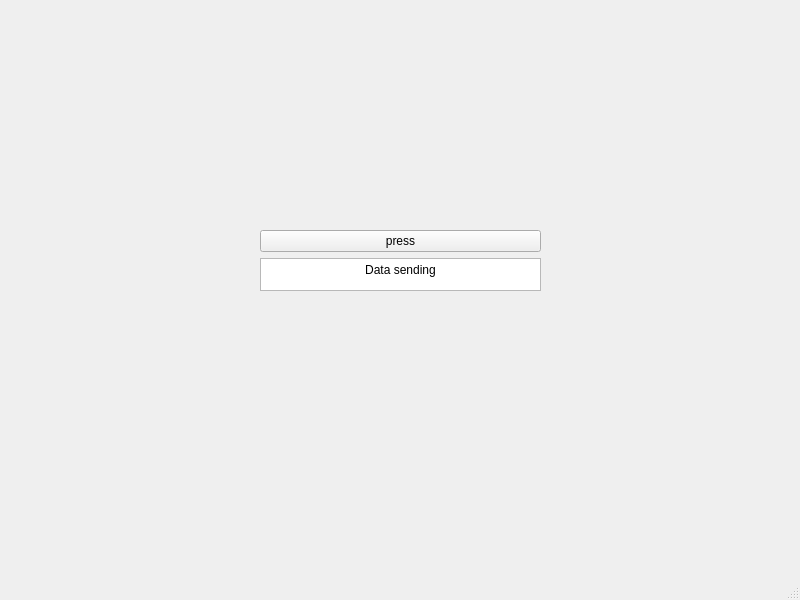
<?xml version="1.0" encoding="UTF-8"?>
<ui version="4.0">
 <class>MainWindow</class>
 <widget class="QMainWindow" name="MainWindow">
  <property name="geometry">
   <rect>
    <x>0</x>
    <y>0</y>
    <width>800</width>
    <height>600</height>
   </rect>
  </property>
  <property name="windowTitle">
   <string>MainWindow</string>
  </property>
  <widget class="QWidget" name="centralwidget">
   <widget class="QWidget" name="verticalLayoutWidget">
    <property name="geometry">
     <rect>
      <x>260</x>
      <y>230</y>
      <width>281</width>
      <height>61</height>
     </rect>
    </property>
    <layout class="QVBoxLayout" name="verticalLayout">
     <item>
      <widget class="QPushButton" name="pushButton">
       <property name="text">
        <string>press</string>
       </property>
      </widget>
     </item>
     <item>
      <widget class="QTextEdit" name="textEdit">
       <property name="html">
        <string>&lt;!DOCTYPE HTML PUBLIC &quot;-//W3C//DTD HTML 4.0//EN&quot; &quot;http://www.w3.org/TR/REC-html40/strict.dtd&quot;&gt;
&lt;html&gt;&lt;head&gt;&lt;meta name=&quot;qrichtext&quot; content=&quot;1&quot; /&gt;&lt;style type=&quot;text/css&quot;&gt;
p, li { white-space: pre-wrap; }
&lt;/style&gt;&lt;/head&gt;&lt;body style=&quot; font-family:'PMingLiU'; font-size:9pt; font-weight:400; font-style:normal;&quot;&gt;
&lt;p align=&quot;center&quot; style=&quot; margin-top:0px; margin-bottom:0px; margin-left:0px; margin-right:0px; -qt-block-indent:0; text-indent:0px;&quot;&gt;Data sending&lt;/p&gt;&lt;/body&gt;&lt;/html&gt;</string>
       </property>
      </widget>
     </item>
    </layout>
   </widget>
  </widget>
  <widget class="QMenuBar" name="menubar">
   <property name="geometry">
    <rect>
     <x>0</x>
     <y>0</y>
     <width>800</width>
     <height>21</height>
    </rect>
   </property>
  </widget>
  <widget class="QStatusBar" name="statusbar"/>
 </widget>
 <resources/>
 <connections/>
</ui>
